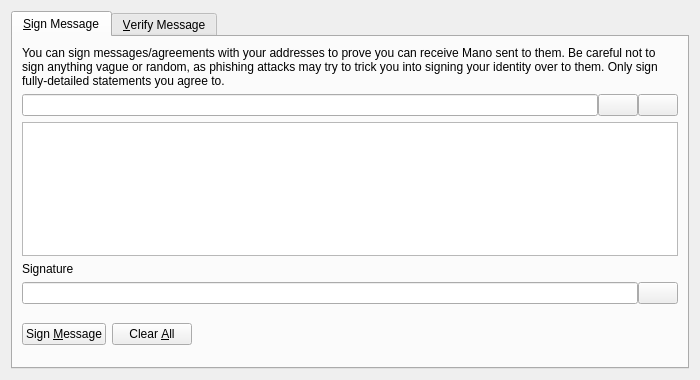
<?xml version="1.0" encoding="UTF-8"?>
<ui version="4.0">
 <class>SignVerifyMessageDialog</class>
 <widget class="QDialog" name="SignVerifyMessageDialog">
  <property name="geometry">
   <rect>
    <x>0</x>
    <y>0</y>
    <width>700</width>
    <height>380</height>
   </rect>
  </property>
  <property name="windowTitle">
   <string>Signatures - Sign / Verify a Message</string>
  </property>
  <property name="modal">
   <bool>true</bool>
  </property>
  <layout class="QVBoxLayout" name="verticalLayout">
   <item>
    <widget class="QTabWidget" name="tabWidget">
     <property name="currentIndex">
      <number>0</number>
     </property>
     <widget class="QWidget" name="tabSignMessage">
      <attribute name="title">
       <string>&amp;Sign Message</string>
      </attribute>
      <layout class="QVBoxLayout" name="verticalLayout_SM">
       <item>
        <widget class="QLabel" name="infoLabel_SM">
         <property name="text">
          <string>You can sign messages/agreements with your addresses to prove you can receive Mano sent to them. Be careful not to sign anything vague or random, as phishing attacks may try to trick you into signing your identity over to them. Only sign fully-detailed statements you agree to.</string>
         </property>
         <property name="textFormat">
          <enum>Qt::PlainText</enum>
         </property>
         <property name="wordWrap">
          <bool>true</bool>
         </property>
        </widget>
       </item>
       <item>
        <layout class="QHBoxLayout" name="horizontalLayout_1_SM">
         <property name="spacing">
          <number>0</number>
         </property>
         <item>
          <widget class="QValidatedLineEdit" name="addressIn_SM">
           <property name="toolTip">
            <string>The Mano address to sign the message with</string>
           </property>
          </widget>
         </item>
         <item>
          <widget class="QPushButton" name="addressBookButton_SM">
           <property name="toolTip">
            <string>Choose previously used address</string>
           </property>
           <property name="text">
            <string/>
           </property>
           <property name="shortcut">
            <string>Alt+A</string>
           </property>
           <property name="autoDefault">
            <bool>false</bool>
           </property>
          </widget>
         </item>
         <item>
          <widget class="QPushButton" name="pasteButton_SM">
           <property name="toolTip">
            <string>Paste address from clipboard</string>
           </property>
           <property name="text">
            <string/>
           </property>
           <property name="shortcut">
            <string>Alt+P</string>
           </property>
           <property name="autoDefault">
            <bool>false</bool>
           </property>
          </widget>
         </item>
        </layout>
       </item>
       <item>
        <widget class="QPlainTextEdit" name="messageIn_SM">
         <property name="toolTip">
          <string>Enter the message you want to sign here</string>
         </property>
        </widget>
       </item>
       <item>
        <widget class="QLabel" name="signatureLabel_SM">
         <property name="text">
          <string>Signature</string>
         </property>
         <property name="textFormat">
          <enum>Qt::PlainText</enum>
         </property>
        </widget>
       </item>
       <item>
        <layout class="QHBoxLayout" name="horizontalLayout_2_SM">
         <property name="spacing">
          <number>0</number>
         </property>
         <item>
          <widget class="QLineEdit" name="signatureOut_SM">
           <property name="font">
            <font>
             <italic>true</italic>
            </font>
           </property>
           <property name="readOnly">
            <bool>true</bool>
           </property>
          </widget>
         </item>
         <item>
          <widget class="QPushButton" name="copySignatureButton_SM">
           <property name="toolTip">
            <string>Copy the current signature to the system clipboard</string>
           </property>
           <property name="text">
            <string/>
           </property>
           <property name="autoDefault">
            <bool>false</bool>
           </property>
          </widget>
         </item>
        </layout>
       </item>
       <item>
        <layout class="QHBoxLayout" name="horizontalLayout_3_SM">
         <item>
          <widget class="QPushButton" name="signMessageButton_SM">
           <property name="toolTip">
            <string>Sign the message to prove you own this Mano address</string>
           </property>
           <property name="text">
            <string>Sign &amp;Message</string>
           </property>
           <property name="autoDefault">
            <bool>false</bool>
           </property>
          </widget>
         </item>
         <item>
          <widget class="QPushButton" name="clearButton_SM">
           <property name="toolTip">
            <string>Reset all sign message fields</string>
           </property>
           <property name="text">
            <string>Clear &amp;All</string>
           </property>
           <property name="autoDefault">
            <bool>false</bool>
           </property>
          </widget>
         </item>
         <item>
          <spacer name="horizontalSpacer_1_SM">
           <property name="orientation">
            <enum>Qt::Horizontal</enum>
           </property>
           <property name="sizeHint" stdset="0">
            <size>
             <width>40</width>
             <height>48</height>
            </size>
           </property>
          </spacer>
         </item>
         <item>
          <widget class="QLabel" name="statusLabel_SM">
           <property name="font">
            <font>
             <weight>75</weight>
             <bold>true</bold>
            </font>
           </property>
           <property name="text">
            <string/>
           </property>
           <property name="wordWrap">
            <bool>true</bool>
           </property>
          </widget>
         </item>
         <item>
          <spacer name="horizontalSpacer_2_SM">
           <property name="orientation">
            <enum>Qt::Horizontal</enum>
           </property>
           <property name="sizeHint" stdset="0">
            <size>
             <width>40</width>
             <height>48</height>
            </size>
           </property>
          </spacer>
         </item>
        </layout>
       </item>
      </layout>
     </widget>
     <widget class="QWidget" name="tabVerifyMessage">
      <attribute name="title">
       <string>&amp;Verify Message</string>
      </attribute>
      <layout class="QVBoxLayout" name="verticalLayout_VM">
       <item>
        <widget class="QLabel" name="infoLabel_VM">
         <property name="text">
          <string>Enter the receiver's address, message (ensure you copy line breaks, spaces, tabs, etc. exactly) and signature below to verify the message. Be careful not to read more into the signature than what is in the signed message itself, to avoid being tricked by a man-in-the-middle attack. Note that this only proves the signing party receives with the address, it cannot prove sendership of any transaction!</string>
         </property>
         <property name="textFormat">
          <enum>Qt::PlainText</enum>
         </property>
         <property name="alignment">
          <set>Qt::AlignLeading|Qt::AlignLeft|Qt::AlignTop</set>
         </property>
         <property name="wordWrap">
          <bool>true</bool>
         </property>
        </widget>
       </item>
       <item>
        <layout class="QHBoxLayout" name="horizontalLayout_1_VM">
         <property name="spacing">
          <number>0</number>
         </property>
         <item>
          <widget class="QValidatedLineEdit" name="addressIn_VM">
           <property name="toolTip">
            <string>The Mano address the message was signed with</string>
           </property>
          </widget>
         </item>
         <item>
          <widget class="QPushButton" name="addressBookButton_VM">
           <property name="toolTip">
            <string>Choose previously used address</string>
           </property>
           <property name="text">
            <string/>
           </property>
           <property name="shortcut">
            <string>Alt+A</string>
           </property>
           <property name="autoDefault">
            <bool>false</bool>
           </property>
          </widget>
         </item>
        </layout>
       </item>
       <item>
        <widget class="QPlainTextEdit" name="messageIn_VM"/>
       </item>
       <item>
        <widget class="QValidatedLineEdit" name="signatureIn_VM"/>
       </item>
       <item>
        <layout class="QHBoxLayout" name="horizontalLayout_2_VM">
         <item>
          <widget class="QPushButton" name="verifyMessageButton_VM">
           <property name="toolTip">
            <string>Verify the message to ensure it was signed with the specified Mano address</string>
           </property>
           <property name="text">
            <string>Verify &amp;Message</string>
           </property>
           <property name="autoDefault">
            <bool>false</bool>
           </property>
          </widget>
         </item>
         <item>
          <widget class="QPushButton" name="clearButton_VM">
           <property name="toolTip">
            <string>Reset all verify message fields</string>
           </property>
           <property name="text">
            <string>Clear &amp;All</string>
           </property>
           <property name="autoDefault">
            <bool>false</bool>
           </property>
          </widget>
         </item>
         <item>
          <spacer name="horizontalSpacer_1_VM">
           <property name="orientation">
            <enum>Qt::Horizontal</enum>
           </property>
           <property name="sizeHint" stdset="0">
            <size>
             <width>40</width>
             <height>48</height>
            </size>
           </property>
          </spacer>
         </item>
         <item>
          <widget class="QLabel" name="statusLabel_VM">
           <property name="font">
            <font>
             <weight>75</weight>
             <bold>true</bold>
            </font>
           </property>
           <property name="text">
            <string/>
           </property>
           <property name="wordWrap">
            <bool>true</bool>
           </property>
          </widget>
         </item>
         <item>
          <spacer name="horizontalSpacer_2_VM">
           <property name="orientation">
            <enum>Qt::Horizontal</enum>
           </property>
           <property name="sizeHint" stdset="0">
            <size>
             <width>40</width>
             <height>48</height>
            </size>
           </property>
          </spacer>
         </item>
        </layout>
       </item>
      </layout>
     </widget>
    </widget>
   </item>
  </layout>
 </widget>
 <customwidgets>
  <customwidget>
   <class>QValidatedLineEdit</class>
   <extends>QLineEdit</extends>
   <header>qvalidatedlineedit.h</header>
  </customwidget>
 </customwidgets>
 <resources>
  <include location="../mano.qrc"/>
 </resources>
 <connections/>
</ui>
